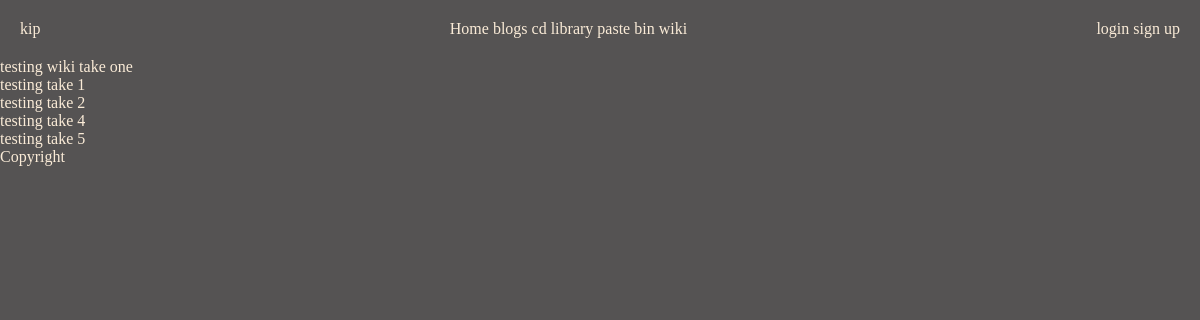
Before: /wiki/ with the older database file.
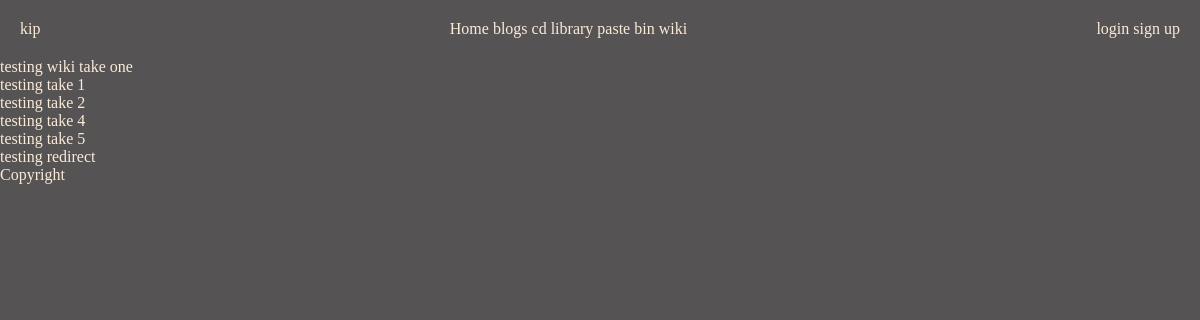
After: the same page with the newer database file.
### wiki/models.py (models this page shows, shortened)
class Article(models.Model):
    title =  models.CharField(max_length=100)
    slug = models.SlugField(max_length=100, unique=True)
    text = models.TextField(help_text="Formatted using resT")
    author = models.ForeignKey(User, on_delete=models.CASCADE)
    is_published = models.BooleanField(default=False,verbose_name="publish?")
    created_on = models.DateTimeField(auto_now_add=True)
    objects = models.Manager()
    published = PublishArticleManager()

### wiki/views.py (the view)
# urls.py: path('',views.ArticleListView.as_view(), name='wiki_article_index'),
class ArticleListView(ListView):
    def get_queryset(self):
        return models.Article.objects.all()#.filter(author=self.request.user)
    context_object_name = "wikis"

### templates/wiki/article_list.html (shortened to what this page needs)
{% extends 'base.html' %}
{% block content %}
<div>
    {% if wikis.all %}
        {% for wiki in wikis %}
        <ul>
            <li>
                <a href="{{ wiki.url }}">{{ wiki.title }}</a>
            </li>
        </ul>
        {% endfor %}
    {% else %}
        <span>No posts yet</span>
    {% endif %}
</div>
{% endblock %}

Changed rows visible on the page:
added Article: title "testing redirect"
